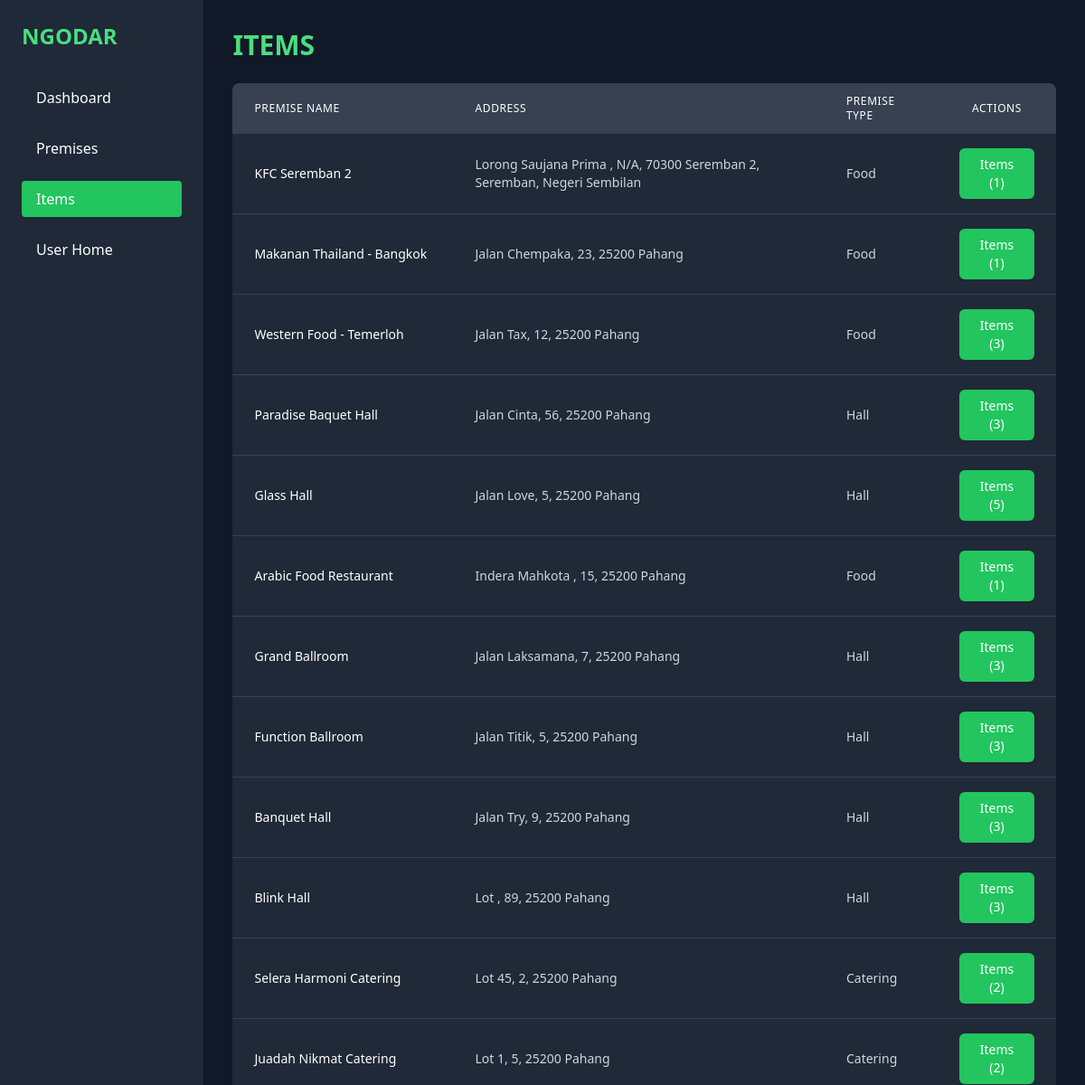
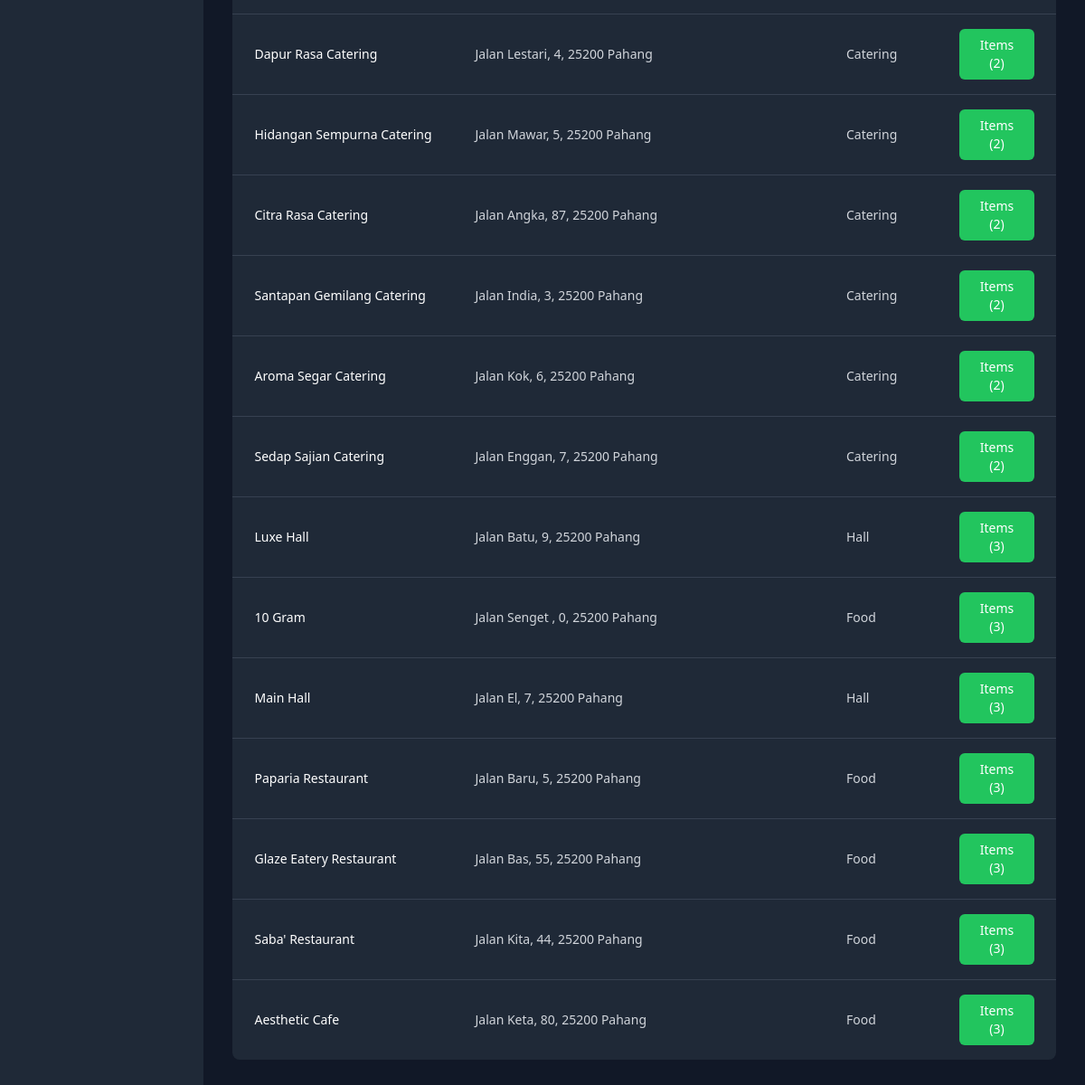
The page /merchant-home/items/ (signed in) on the database its author committed (2 pictures, top to bottom).
### ngodars/models.py (models this page shows, shortened)
class PREMISE(models.Model):
    PREMISE = [
        {'hall','Hall'},
        {'catering', 'Catering'},
        {'food','Food'},
    ]
    def validate_image(image):
        if image.size > 5 * 1024 * 1024:  # Limit to 2 MB
            raise ValidationError("Image file too large ( > 5MB )")
        if not image.name.endswith(('.png', '.jpg', '.jpeg')):
            raise ValidationError("Unsupported file extension. Only .png, .jpg, and .jpeg are allowed.")
    premiseID = models.AutoField(primary_key=True)
    premisename = models.TextField()
    premisetype = models.TextField(choices=PREMISE,default=None)
    premiseimage = models.ImageField(upload_to='premise_images/', validators=[validate_image], default=None)
    statearea = models.TextField(default=None)
    poscode = models.TextField(default=None)
    unit = models.TextField(default=None)
    streetname = models.TextField(default=None)
    merchantID = models.ForeignKey(MERCHANT, on_delete=models.CASCADE, default=None)

### ngodars/views.py (the view)
# urls.py: path('merchant-home/items/', views.items, name='items'),
def items(request):
    user_id = request.session.get('user_id')
    if not request.session.get('user_type') == 'user':
        request.session.flush()
        messages.error(request, "You do not have permission to view this page. Please login again")
        return redirect('login')
    try:
        merchant = MERCHANT.objects.get(userID=user_id)
        premises = PREMISE.objects.filter(merchantID=merchant)
        premises_with_items = []
        for premise in premises:
            item_count = ITEM.objects.filter(premiseID=premise).count()
            premises_with_items.append({
                'premise': premise,
                'item_count': item_count,
                'full_address': f"{premise.streetname}, {premise.unit or 'N/A'}, {premise.poscode} {premise.statearea}"
            })
        return render(request, 'merchant/items.html', {
            'premises_with_items': premises_with_items
        })
    except MERCHANT.DoesNotExist:
        messages.error(request, "Merchant account not found")
        return redirect('login')
    except Exception as e:
        messages.error(request, f"An error occurred: {str(e)}")
        return redirect('merchant_dashboard')

### ngodars/templates/merchant/items.html (shortened to what this page needs)
{% load static %}
<!DOCTYPE html>
<html lang="en">
<head>
    <script src="https://cdn.tailwindcss.com"></script>
</head>
<body class="bg-gray-900 text-white min-h-screen flex">
    <div class="w-64 bg-gray-800 p-6">
        <a href="{% url 'merchant_dashboard' %}"><h1 class="text-2xl font-bold mb-8 text-green-400">NGODAR</h1></a>
        <nav class="space-y-4">
            <a href="{% url 'merchant_dashboard' %}" class="block py-2 px-4 hover:bg-gray-700 rounded">Dashboard</a>
            <a href="{% url 'premise' %}" class="block py-2 px-4 hover:bg-gray-700 rounded">Premises</a>
            <a href="#" class="block py-2 px-4 bg-green-500 text-white rounded">Items</a>
            <a href="{% url 'user_home' %}" class="block py-2 px-4 hover:bg-gray-700 rounded">User Home</a>
        </nav>
    </div>
    <div class="flex-grow p-8">
        <div class="flex justify-between items-center mb-6">
            <h2 class="text-3xl font-bold text-green-400">ITEMS</h2>
        </div>
        <div class="bg-gray-800 rounded-lg overflow-hidden animate-fade-in">
            <table class="w-full">
                <thead class="bg-gray-700">
                    <tr>
                        <th class="px-6 py-3 text-left text-xs font-medium text-white uppercase tracking-wider">Premise Name</th>
                        <th class="px-6 py-3 text-left text-xs font-medium text-white uppercase tracking-wider">Address</th>
                        <th class="px-6 py-3 text-left text-xs font-medium text-white uppercase tracking-wider">Premise Type</th>
                        <th class="px-6 py-3 text-center text-xs font-medium text-white uppercase tracking-wider">Actions</th>
                    </tr>
                </thead>
                <tbody class="divide-y divide-gray-700">
                    {% for premise_data in premises_with_items %}
                    <tr class="hover:bg-gray-700 transition duration-200">
                        <td class="px-6 py-4 whitespace-nowrap">
                            <div class="text-sm font-medium text-white">
                                {{ premise_data.premise.premisename }}
                            </div>
                        </td>
                        <td class="px-6 py-4 text-sm text-gray-300">
                            {{ premise_data.full_address }}
                        </td>
                        <td class="px-6 py-4 whitespace-nowrap text-sm text-gray-300">
                            {{ premise_data.premise.premisetype|capfirst }}
                        </td>
                        <td class="px-6 py-4 text-center">
                            <a href="{% url 'premise_items' premise_data.premise.premiseID %}"
                               class="inline-flex items-center px-4 py-2 bg-green-500 hover:bg-green-600 text-white text-sm font-medium rounded-md transition duration-300 ease-in-out transform hover:scale-105">
                                Items ({{ premise_data.item_count }})
                            </a>
                        </td>
                    </tr>
                    {% empty %}
                    <tr>
                        <td colspan="4" class="px-6 py-4 text-center text-gray-400">
                            No premises found. Add a premise to start managing items.
                        </td>
                    </tr>
                    {% endfor %}
                </tbody>
            </table>
        </div>
    </div>
</body>
</html>

### ngodars/templates/merchant/items.html (style rules this page uses)
.animate-fade-in { animation: fadeIn 0.5s ease-out; }

### rows shown on the page
PREMISE: premise.premisename "KFC Seremban 2", full_address "Lorong Saujana Prima , N/A, 70300 Seremban 2, Seremban, Negeri Sembilan", premise.premisetype "Food", item_count "1"
PREMISE: premise.premisename "Makanan Thailand - Bangkok", full_address "Jalan Chempaka, 23, 25200 Pahang", premise.premisetype "Food", item_count "1"
PREMISE: premise.premisename "Western Food - Temerloh", full_address "Jalan Tax, 12, 25200 Pahang", premise.premisetype "Food", item_count "3"
PREMISE: premise.premisename "Paradise Baquet Hall", full_address "Jalan Cinta, 56, 25200 Pahang", premise.premisetype "Hall", item_count "3"
PREMISE: premise.premisename "Glass Hall", full_address "Jalan Love, 5, 25200 Pahang", premise.premisetype "Hall", item_count "5"
PREMISE: premise.premisename "Arabic Food Restaurant", full_address "Indera Mahkota , 15, 25200 Pahang", premise.premisetype "Food", item_count "1"
PREMISE: premise.premisename "Grand Ballroom", full_address "Jalan Laksamana, 7, 25200 Pahang", premise.premisetype "Hall", item_count "3"
PREMISE: premise.premisename "Function Ballroom", full_address "Jalan Titik, 5, 25200 Pahang", premise.premisetype "Hall", item_count "3"
PREMISE: premise.premisename "Banquet Hall", full_address "Jalan Try, 9, 25200 Pahang", premise.premisetype "Hall", item_count "3"
PREMISE: premise.premisename "Blink Hall", full_address "Lot , 89, 25200 Pahang", premise.premisetype "Hall", item_count "3"
PREMISE: premise.premisename "Selera Harmoni Catering", full_address "Lot 45, 2, 25200 Pahang", premise.premisetype "Catering", item_count "2"
PREMISE: premise.premisename "Juadah Nikmat Catering", full_address "Lot 1, 5, 25200 Pahang", premise.premisetype "Catering", item_count "2"
PREMISE: premise.premisename "Dapur Rasa Catering", full_address "Jalan Lestari, 4, 25200 Pahang", premise.premisetype "Catering", item_count "2"
PREMISE: premise.premisename "Hidangan Sempurna Catering", full_address "Jalan Mawar, 5, 25200 Pahang", premise.premisetype "Catering", item_count "2"
PREMISE: premise.premisename "Citra Rasa Catering", full_address "Jalan Angka, 87, 25200 Pahang", premise.premisetype "Catering", item_count "2"
PREMISE: premise.premisename "Santapan Gemilang Catering", full_address "Jalan India, 3, 25200 Pahang", premise.premisetype "Catering", item_count "2"
PREMISE: premise.premisename "Aroma Segar Catering", full_address "Jalan Kok, 6, 25200 Pahang", premise.premisetype "Catering", item_count "2"
PREMISE: premise.premisename "Sedap Sajian Catering", full_address "Jalan Enggan, 7, 25200 Pahang", premise.premisetype "Catering", item_count "2"
PREMISE: premise.premisename "Luxe Hall", full_address "Jalan Batu, 9, 25200 Pahang", premise.premisetype "Hall", item_count "3"
PREMISE: premise.premisename "10 Gram", full_address "Jalan Senget , 0, 25200 Pahang", premise.premisetype "Food", item_count "3"
PREMISE: premise.premisename "Main Hall", full_address "Jalan El, 7, 25200 Pahang", premise.premisetype "Hall", item_count "3"
PREMISE: premise.premisename "Paparia Restaurant", full_address "Jalan Baru, 5, 25200 Pahang", premise.premisetype "Food", item_count "3"
PREMISE: premise.premisename "Glaze Eatery Restaurant", full_address "Jalan Bas, 55, 25200 Pahang", premise.premisetype "Food", item_count "3"
PREMISE: premise.premisename "Saba' Restaurant", full_address "Jalan Kita, 44, 25200 Pahang", premise.premisetype "Food", item_count "3"
PREMISE: premise.premisename "Aesthetic Cafe", full_address "Jalan Keta, 80, 25200 Pahang", premise.premisetype "Food", item_count "3"
